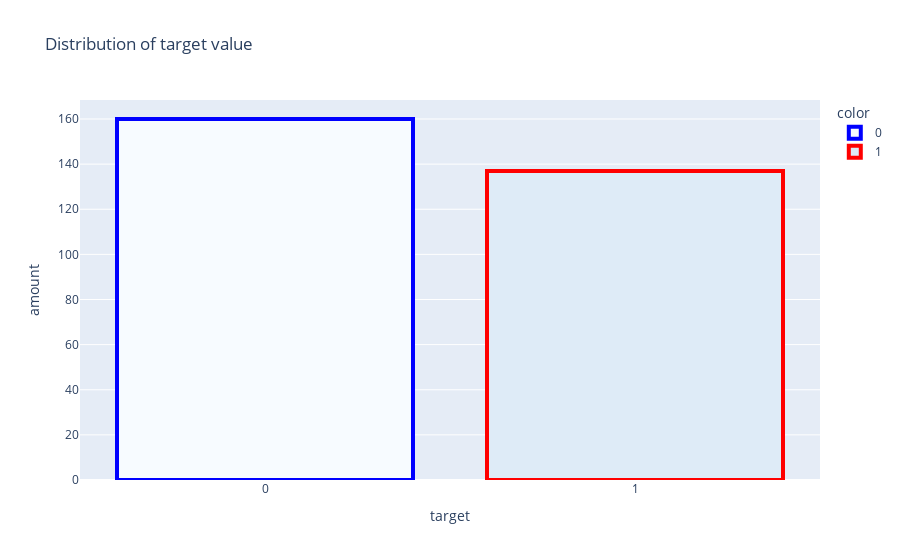

Source (notebook cell):
### Code cell
keys, values = list(map(str, df.condition.value_counts().index)), df.condition.value_counts().values

fig = px.bar(x=keys, y=values, color=keys,
             color_discrete_sequence=px.colors.sequential.Blues,
             title='Distribution of target value')

fig.update_layout(xaxis_title="target", yaxis_title="amount")

fig.data[0].marker.line.width = 4
fig.data[0].marker.line.color = "blue"
fig.data[1].marker.line.width = 4
fig.data[1].marker.line.color = "red"

fig.show();

### Figure 1 — Plotly figure (JSON) as saved in the notebook; plotly's stock layout.template omitted (floating-point values rounded to 4 significant figures)
{"data": [{"alignmentgroup": "True", "hovertemplate": "color=0<br>x=%{x}<br>y=%{y}<extra></extra>", "legendgroup": "0", "marker": {"color": "rgb(247,251,255)", "line": {"color": "blue", "width": 4}, "pattern": {"shape": ""}}, "name": "0", "offsetgroup": "0", "orientation": "v", "showlegend": true, "textposition": "auto", "type": "bar", "x": ["0"], "xaxis": "x", "y": [160], "yaxis": "y"}, {"alignmentgroup": "True", "hovertemplate": "color=1<br>x=%{x}<br>y=%{y}<extra></extra>", "legendgroup": "1", "marker": {"color": "rgb(222,235,247)", "line": {"color": "red", "width": 4}, "pattern": {"shape": ""}}, "name": "1", "offsetgroup": "1", "orientation": "v", "showlegend": true, "textposition": "auto", "type": "bar", "x": ["1"], "xaxis": "x", "y": [137], "yaxis": "y"}], "layout": {"barmode": "relative", "legend": {"title": {"text": "color"}, "tracegroupgap": 0}, "title": {"text": "Distribution of target value"}, "xaxis": {"anchor": "y", "domain": [0, 1], "title": {"text": "target"}}, "yaxis": {"anchor": "x", "domain": [0, 1], "title": {"text": "amount"}}}}
